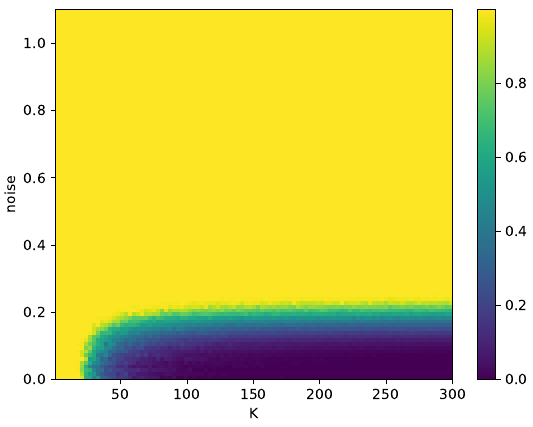

Write Python code to recreate this figure.

import matplotlib
matplotlib.use('Agg')
from joblib import Parallel, delayed
import matplotlib.pyplot as plt
import numpy as np
from tqdm import tqdm
import bESN
import functions_bESN as fb


def Sim(N, k, d, T, c, noise):
    return np.mean( fb.simulate(N=N, k=k, d=d, T=T, c = 0.5, noise = noise).entropy()[100:])






k_val = np.linspace(1, 300, 100)
n_val = np.linspace(0, 1.1, 100)
#d_val = np.linspace(-0.5, 0.5, 100)

x = k_val[:]
y = n_val[:]

#output = np.array([[ np.mean( fb.simulate(1000, k=k, d=0.15, T=300, c = 0.5, noise = n).entropy()[100:] ) for k in k_val] for n in tqdm(n_val)  ])

#np.mean( fb.simulate(1000, k=k, d=0.15, T=300, c = 0.5, noise = n).entropy()[100:] ) for k in k_val] for n in tqdm(n_val)

output = Parallel(-1)(delayed(Sim)(N = 1000, k=k, d=0.15, T=300, c = 0.5, noise = n)   for n in n_val for k in tqdm(k_val))



Var = np.array(output).reshape(len(y), len(x))


#Var= np.array( (len(n_val), len(k_val)) )
#for n  in tqdm(n_val):
 #   for k in k_val:
  #      a = np.mean(fb.simulate(1000, k=k, d=0.15, T=300, c = 0.5, noise = n).entropy()[100:])

z = Var[:,:]

np.save('KVSnoise', z)

plt.pcolor(x,y,z)
plt.xlabel("K")
plt.ylabel("noise")
#plt.title("Entropy plot")
plt.colorbar()
#plt.show()
plt.savefig("KVSnoise.pdf", format='pdf', dpi=1000, bbox_inches='tight', pad_inches=0.05)

#plt.plot(x[1:], 1/sqrt(2*x[1:]), 'k--')
#plt.plot(x[1:], -1/sqrt(2*x[1:]), 'k--')